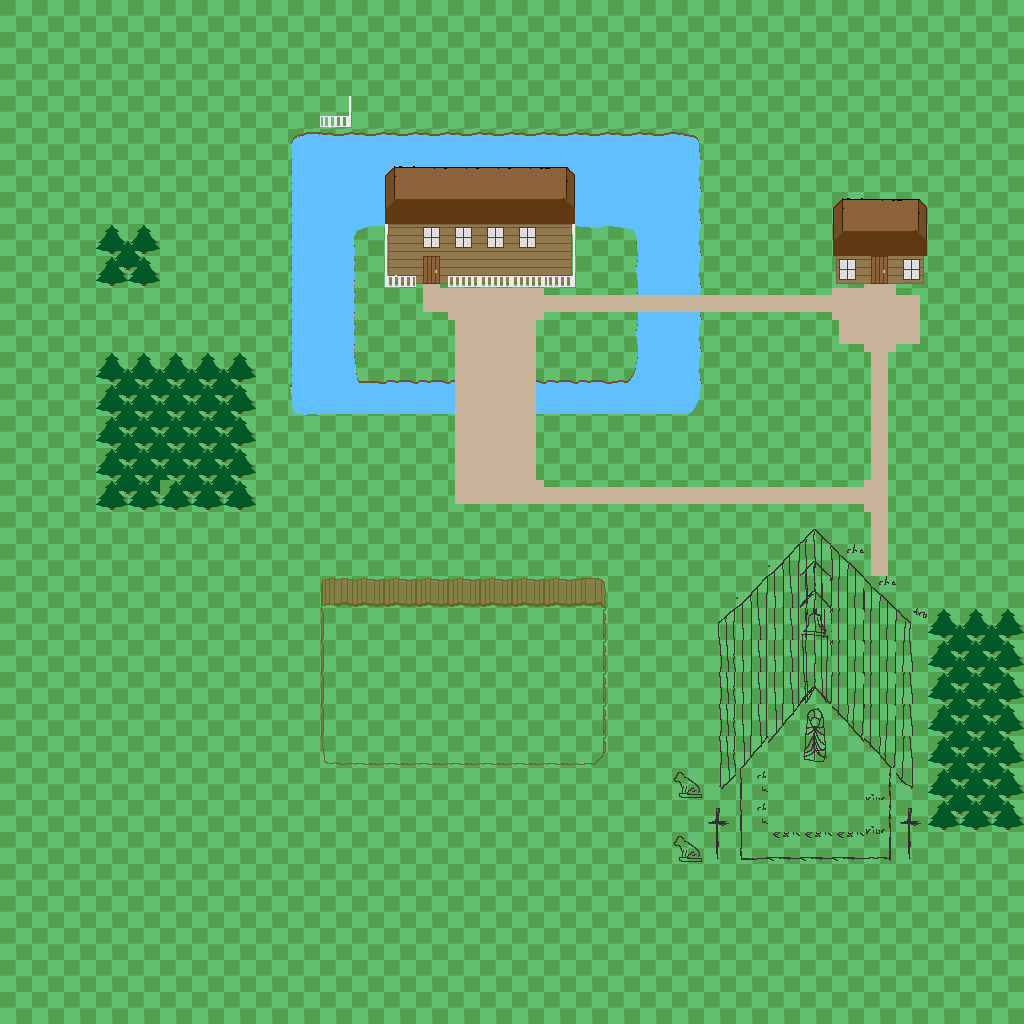

A 2D game scene composited from a Tiled map and its tileset images. What follows is a short description and the map's XML, with each tile layer's data collapsed to a summary:
An orthogonal 32x32 tile map with 32x32 px tiles, 5 tile layers (Tile Layer 1, Tile Layer 2, Tile Layer 3, Tile Layer 4, ...).

<map version="1.0" orientation="orthogonal" renderorder="right-down" width="32" height="32" tilewidth="32" tileheight="32" nextobjectid="1">
 <tileset firstgid="1" name="TestSpriteSheet" tilewidth="32" tileheight="32">
  <image source="../images/TestSpriteSheet.png" width="512" height="512" />
 </tileset>
 <layer name="Tile Layer 1" width="32" height="32">
  <data>[1024 cells, 1024 non-empty, 18 distinct tile ids]</data>
 </layer>
 <layer name="Tile Layer 2" width="32" height="32">
  <data>[1024 cells, 176 non-empty, 56 distinct tile ids]</data>
 </layer>
 <layer name="Tile Layer 3" width="32" height="32">
  <data>[1024 cells, 13 non-empty, 13 distinct tile ids]</data>
 </layer>
 <layer name="Tile Layer 4" width="32" height="32">
  <data>[1024 cells, 53 non-empty, 25 distinct tile ids]</data>
 </layer>
 <layer name="Tile Layer 5" width="32" height="32">
  <data>[1024 cells, 25 non-empty, 9 distinct tile ids]</data>
 </layer>
</map>
